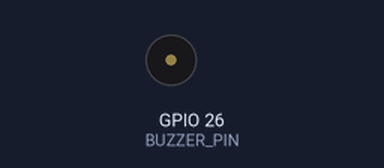
Bench run of a sketch on a simulated ESP32. Parts: buzzer (waves = sounding). What the sketch prints to the serial monitor is not drawn.

Above: at 0.5 s.
Timing chart, 0 to 5.8 s (numbered marks = the images above):
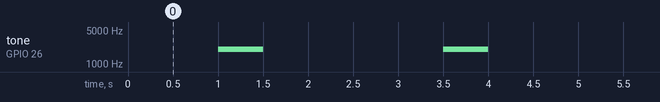

Measured:
- by itself, tone on GPIO 26 (BUZZER_PIN): alternates 2000 Hz for 0.50 s and silent for 2.0 s

The sketch:

buzzer_op.ino
```cpp
#define BUZZER_PIN 26

void setup() {
  Serial.begin(115200);
  pinMode(BUZZER_PIN, OUTPUT);
  Serial.println("Testing Buzzer on GPIO 26...");
}

void loop() {
  // TEST 1: Simple Digital High (For Active Buzzers)
  Serial.println("Testing as Active Buzzer (DC High)...");
  digitalWrite(BUZZER_PIN, HIGH);
  delay(500);
  digitalWrite(BUZZER_PIN, LOW);
  delay(500);

  // TEST 2: PWM Tone (For Passive Buzzers)
  // This uses a built-in Arduino function that works on ESP32
  Serial.println("Testing as Passive Buzzer (Tone)...");
  tone(BUZZER_PIN, 2000); // 2000Hz frequency
  delay(500);
  noTone(BUZZER_PIN);
  delay(1000);
}
```
